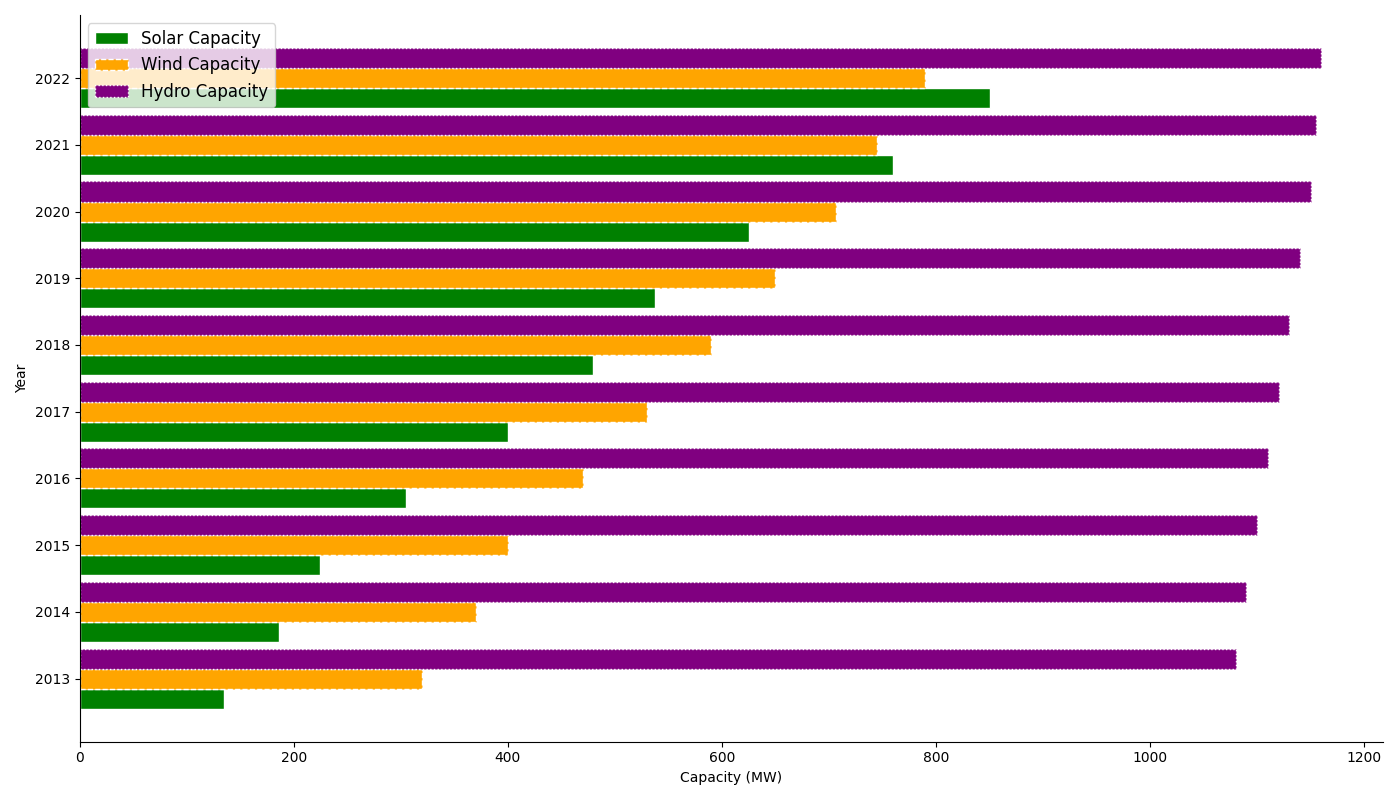

The Python source for this figure:
import matplotlib.pyplot as plt
import numpy as np

years = np.array([2013, 2014, 2015, 2016, 2017, 2018, 2019, 2020, 2021, 2022])

solar_capacity = np.array([135, 186, 225, 305, 400, 480, 538, 625, 760, 850])
wind_capacity = np.array([320, 370, 400, 470, 530, 590, 650, 707, 745, 790])
hydro_capacity = np.array([1080, 1090, 1100, 1110, 1120, 1130, 1140, 1150, 1155, 1160])

fig, ax1 = plt.subplots(figsize=(14, 8))

bar_height = 0.3
bar_positions = np.arange(len(years))

ax1.barh(bar_positions - bar_height, solar_capacity, height=bar_height, 
         color='green', edgecolor='white', label='Solar Capacity', linestyle='solid')
ax1.barh(bar_positions, wind_capacity, height=bar_height, 
         color='orange', edgecolor='white', label='Wind Capacity', linestyle='dashed')
ax1.barh(bar_positions + bar_height, hydro_capacity, height=bar_height, 
         color='purple', edgecolor='white', label='Hydro Capacity', linestyle='dotted')

ax1.set_yticks(bar_positions)
ax1.set_yticklabels(years)
ax1.set_xlabel('Capacity (MW)')
ax1.set_ylabel('Year')
ax1.yaxis.grid(False)  # Removed the grid
ax1.spines['top'].set_visible(False)  # Removed top border
ax1.spines['right'].set_visible(False)  # Removed right border
ax1.legend(loc='upper left', fontsize=12)  # Moved legend and changed font size

plt.tight_layout()

plt.show()
